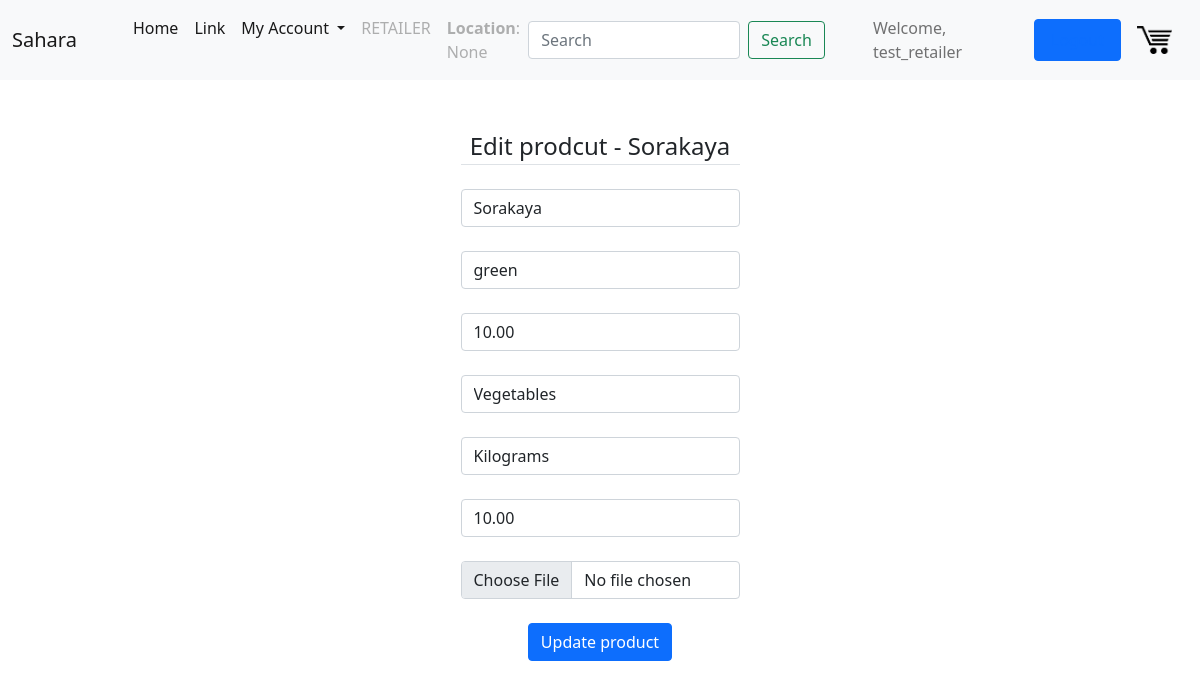
The app's page /product/7/update/ (signed in) with its own data.
### users/models.py (models this page shows, shortened)
class Profile(models.Model):
    user = models.OneToOneField(User, on_delete=models.CASCADE)
    user_type = models.CharField(max_length=20, choices = USER_TYPES, default = "CUSTOMER")
    location = models.CharField(max_length=50, blank=True, null=True)
    country = models.CharField(max_length=50, blank=True, null=True)
    state = models.CharField(max_length=50, blank=True, null=True)

### core/models.py (models this page shows, shortened)
class Product(models.Model):
    seller = models.ForeignKey(User, on_delete = models.CASCADE, related_name="seller")
    date_posted = models.DateTimeField(auto_now_add=True)
    stock = models.DecimalField(max_digits=20, decimal_places=2, default=0.00, validators=[MinValueValidator(Decimal('0.00'))])
    title = models.CharField(max_length=255)
    content = models.TextField(blank=True, null=True)
    img = models.FileField(default = "default.png", upload_to = "", blank=True, null=True)
    rating = models.DecimalField(max_digits=3, decimal_places=2, default=0.00, validators=[MinValueValidator(Decimal('0.00'))])
    tags = models.CharField(
        max_length = 20,
        choices = CAT_CHOICES,
        default = 'vegetables',
    )
    measurment_unit = models.CharField(
        max_length = 5,
        choices = UNIT_CHOICES,
        default = 'kg',
    )
    price_per_unit = models.DecimalField(max_digits=20, decimal_places=2, validators=[MinValueValidator(Decimal('0.00'))])

### core/views.py (the view, shortened to what this page needs)
# urls.py: path('product/<int:pk>/update/', ProductUpdateView.as_view(), name='prod-update'),
class ProductUpdateView(LoginRequiredMixin, UserPassesTestMixin, UpdateView):
    model = Product
    fields = ['title', 'content', 'img', 'stock', 'tags', 'measurment_unit', 'price_per_unit']
    template_name = 'core/prod_update.html'
    context_object_name = 'prod'
    def test_func(self):
        product = self.get_object()
        return (self.request.user == product.seller)

### core/templates/core/prod_update.html (shortened to what this page needs)
{% extends "core/base.html" %}
{% load crispy_forms_tags %}
{% block content %}
<center>
    <div class="content-section w-25 align-items-center"  style="position:relative;top:3em;">
       <form method="POST" enctype="multipart/form-data">
           <legend class="border-bottom mb-4">Edit prodcut - {{ prod.title }}</legend>
          <div class="form-outline mb-4">
            <input name="title" type="text" value="{{ prod.title }}" class="form-control" />
         </div>
          <div class="form-outline mb-4">
             <input name="content" type="text" value="{{ prod.content }}" class="form-control" placeholder="{% if prod.content != '' %}{{ prod.content }}{% else %}No Description given{% endif %}"/>
          </div>
          <div class="form-outline mb-4">
            <input name="stock" type="number" class="form-control" value="{{ prod.stock }}"/>
         </div>
         <div class="form-outline mb-4">
            <select name="tags" class="form-control" value = "{{ prod.tags }}">
               <option value="vegetables" selected>Vegetables</option>
            </select>
         </div>
         <div class="form-outline mb-4">
            <select name="measurment_unit" class="form-control" value = "{{ prod.measurment_unit }}">
               <option value="kg">Kilograms</option>
            </select>
         </div>
         <div class="form-outline mb-4">
            <input name="price_per_unit" type="number" step = "0.01" min="0" id="form1Example1" class="form-control" value = "{{ prod.price_per_unit }}"/>
         </div>
         <div class="form-outline mb-4">
            <input type="file" name="img" id="form1Example1" class="form-control" accept="image/*">
         </div>
          <button type="submit" value="Save" class="btn btn-primary btn-block">Update product</button>
       </form>
       <br>
</div>
</center>
{% endblock content %}

### core/templates/core/base.html (shortened to what this page needs)
{% load static %}
<!DOCTYPE html>
<html lang="en">
<head>
    <link href="https://cdn.jsdelivr.net/npm/bootstrap@5.0.0-beta3/dist/css/bootstrap.min.css" rel="stylesheet">
    <link rel="stylesheet" href="{% static 'core/css/main.css' %}">
</head>
<body>
    <header class = "site-header">
        <nav class="navbar navbar-expand-lg navbar-light bg-light">
            <div class="container-fluid">
              <a class="navbar-brand" href="{% url 'app-home' %}">Sahara</a>
              <div class="collapse navbar-collapse" id="navbarSupportedContent">
                <ul class="navbar-nav me-auto mb-2 mb-lg-0" style="position: relative; margin-left: 2rem;">
                  <li class="nav-item">
                    <a class="nav-link active" aria-current="page" href="{% url 'app-home' %}">Home</a>
                  </li>
                  <li class="nav-item">
                    <a class="nav-link active" href="#">Link</a>
                  </li>
                  <li class="nav-item dropdown">
                    <a class="nav-link active dropdown-toggle" href="#" id="navbarDropdown" role="button" data-bs-toggle="dropdown" aria-expanded="false">
                      My Account
                    </a>
                  </li>
                  {% if user.is_authenticated %}
                  <li class="nav-item">
                    <a class="nav-link disabled" href="#" tabindex="-1" aria-disabled="true">{{user.profile.user_type}}</a>
                  </li>
                  <li class="nav-item">
                    <a class="nav-link disabled" href="#" tabindex="-1" aria-disabled="true"><b>Location</b>: {{user.profile.location}}</a>
                  </li>
                  {% endif %}
                </ul>
                  <form method="POST" action="/search" class="d-flex text-center" style="margin-right: 3em;">
                    <input class="form-control me-2" name="search" type="search" placeholder="Search" id="searchbox" aria-label="Search">
                    <button class="nav-item btn btn-outline-success" type="submit">Search</button>
                  </form>
                {% if user.is_authenticated %}
                      <span class="navbar-text" style="margin-right: 0.5em;">
                      Welcome, {{user.username}}
                      </span>
                      <a class = "nav-item nav-link btn btn-primary d-flex" style="float: right; margin-left: 0.5rem;" href="/logout">Logout</a>
                {% endif %}
                <a href="{% url 'cart' %}">
                <img  id="cart-icon" width="35" style="margin-left: 1rem; margin-right: 1rem;" src="{% static 'core/cart.png' %}">
                </a>
              </div>
            </div>
          </nav>
    </header>
    <main role="main" class="container">
      <div class="row">
          {% block content %}{% endblock %}
        </div>
    </main>
    <link rel="stylesheet" href="https://use.fontawesome.com/releases/v5.7.0/css/all.css">
  </body>
</html>

### records on screen
Product: title "Sorakaya", content "green", stock "10.00", tags "Vegetables", measurment_unit "Kilograms", price_per_unit "10.00"

### other values on screen
{{ user.profile.user_type }} "RETAILER"
{{ user.profile.location }} "None"
{{ user.username }} "test_retailer"
